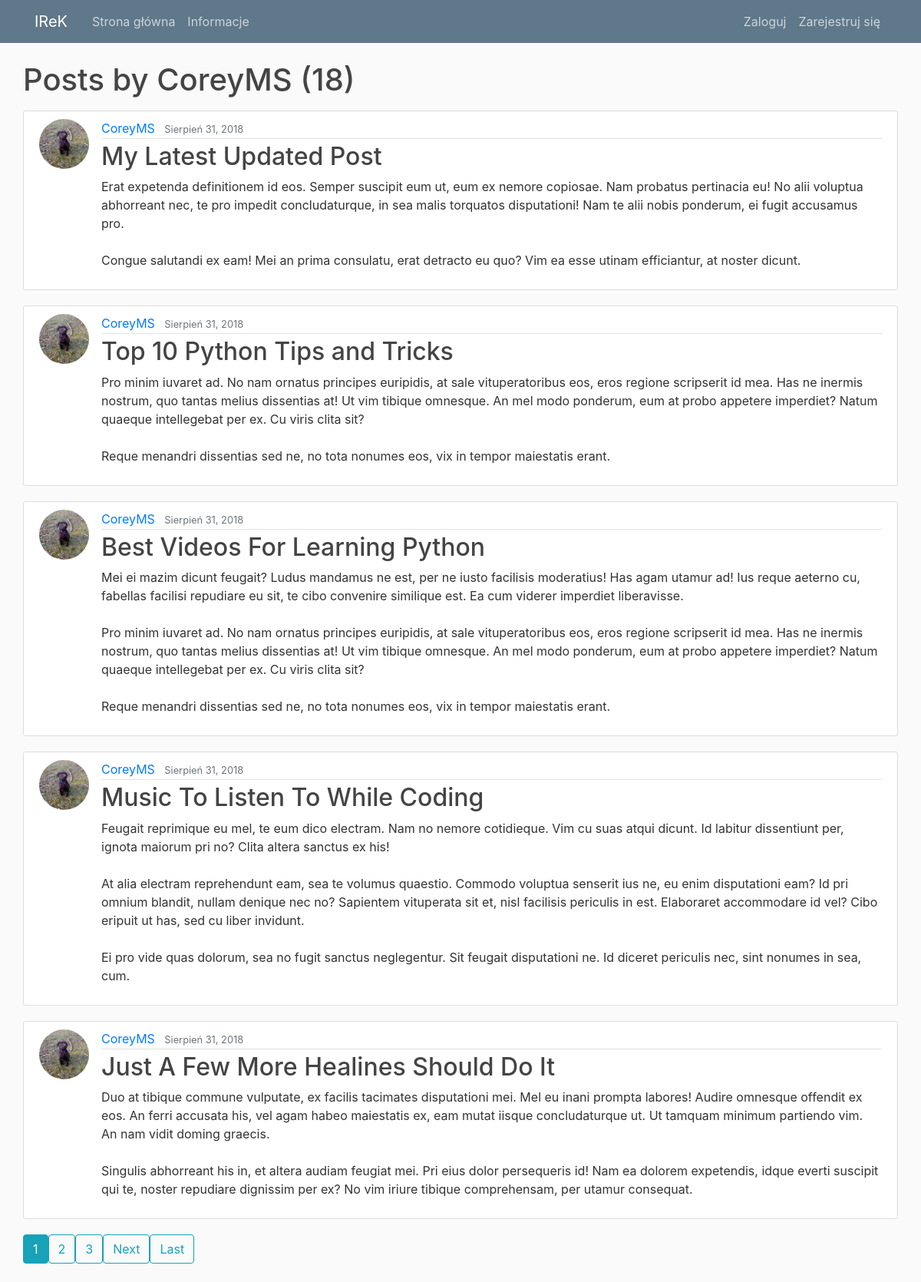
The app's page /user/CoreyMS with its own data.
### blog/models.py (models this page shows, shortened)
class Post(models.Model):
    title = models.CharField(max_length=100)
    content = models.TextField()
    date_posted = models.DateTimeField(default=timezone.now)
    author = models.ForeignKey(User, on_delete=models.CASCADE)

### users/models.py (models this page shows, shortened)
class Profile(models.Model):
    user = models.OneToOneField(User, on_delete=models.CASCADE)
    image = models.ImageField(default='default.jpg', upload_to='profile_pics')
    reviews = models.ManyToManyField(Review, blank=True)

### blog/views.py (the view)
# urls.py: path('user/<str:username>', UserPostListView.as_view(), name='user-posts'),
class UserPostListView(ListView):
    model = Post
    template_name = 'blog/user_posts.html'  # <app>/<model>_<viewtype>.html
    context_object_name = 'posts'
    paginate_by = 5
    def get_queryset(self):
        user = get_object_or_404(User, username=self.kwargs.get('username'))
        return Post.objects.filter(author=user).order_by('-date_posted')

### blog/templates/blog/user_posts.html (shortened to what this page needs)
{% extends "blog/base.html" %}
{% block content %}
    <h1 class="mb-3">Posts by {{ view.kwargs.username }} ({{ page_obj.paginator.count }})</h1>
    {% for post in posts %}
        <article class="media content-section">
          <img class="rounded-circle article-img" src="{{ post.author.profile.image.url }}">
          <div class="media-body">
            <div class="article-metadata">
              <a class="mr-2" href="{% url 'user-posts' post.author.username %}">{{ post.author }}</a>
              <small class="text-muted">{{ post.date_posted|date:"F d, Y" }}</small>
            </div>
            <h2><a class="article-title" href="{% url 'post-detail' post.id %}">{{ post.title }}</a></h2>
            <p class="article-content">{{ post.content }}</p>
          </div>
        </article>
    {% endfor %}
    {% if is_paginated %}
      {% for num in page_obj.paginator.page_range %}
        {% if page_obj.number == num %}
          <a class="btn btn-info mb-4" href="?page={{ num }}">{{ num }}</a>
        {% elif num > page_obj.number|add:'-3' and num < page_obj.number|add:'3' %}
          <a class="btn btn-outline-info mb-4" href="?page={{ num }}">{{ num }}</a>
        {% endif %}
      {% endfor %}
      {% if page_obj.has_next %}
        <a class="btn btn-outline-info mb-4" href="?page={{ page_obj.next_page_number }}">Next</a>
        <a class="btn btn-outline-info mb-4" href="?page={{ page_obj.paginator.num_pages }}">Last</a>
      {% endif %}
    {% endif %}
{% endblock content %}

### blog/templates/blog/base.html (shortened to what this page needs)
{% load static %}
<!DOCTYPE html>
<html>
<head>
    <link rel="stylesheet" href="https://cdnjs.cloudflare.com/ajax/libs/font-awesome/4.7.0/css/font-awesome.min.css">
    <link rel="stylesheet" href="https://maxcdn.bootstrapcdn.com/bootstrap/4.0.0/css/bootstrap.min.css">
    <link rel="stylesheet" type="text/css" href="{% static 'blog/main.css' %}">
    <link rel="stylesheet" type="text/css" href="{% static 'blog/ratings.css' %}">
</head>
<body>
    <header class="site-header">
      <nav class="navbar navbar-expand-md navbar-dark bg-steel fixed-top">
        <div class="container">
          <a class="navbar-brand mr-4" href="{% url 'blog-home' %}">IReK</a>
          <div class="collapse navbar-collapse" id="navbarToggle">
            <div class="navbar-nav mr-auto">
              <a class="nav-item nav-link" href="{% url 'blog-home' %}">Strona główna</a>
              <a class="nav-item nav-link" href="{% url 'blog-about' %}">Informacje</a>
            </div>
            <div class="navbar-nav">
              {% if user.is_authenticated %}
                <a class="nav-item nav-link" href="{% url 'post-create' %}">Nowy Post</a>
                <a class="nav-item nav-link" href="{% url 'profile' %}">Profil</a>
                <a class="nav-item nav-link" href="{% url 'logout' %}">Wyloguj</a>
              {% else %}
                <a class="nav-item nav-link" href="{% url 'login' %}">Zaloguj</a>
                <a class="nav-item nav-link" href="{% url 'register' %}">Zarejestruj się</a>
              {% endif %}
            </div>
          </div>
        </div>
      </nav>
    </header>
    <main role="main" class="container">
      <div class="row">
          {% block content %}{% endblock %}
      </div>
    </main>
</body>
</html>

### blog/static/blog/main.css (style rules this page uses)
body { background: #fafafa; color: #333333; margin-top: 5rem; }
h1, h2, h3, h4, h5, h6 { color: #444444; }
.bg-steel { background-color: #5f788a; }
.site-header .navbar-nav .nav-link { color: #cbd5db; }
.content-section { background: #ffffff; padding: 10px 20px; border: 1px solid #dddddd; border-radius: 3px; margin-bottom: 20px; }
.article-title { color: #444444; }
.article-content { white-space: pre-line; }
.article-img { height: 65px; width: 65px; margin-right: 16px; }
.article-metadata { padding-bottom: 1px; margin-bottom: 4px; border-bottom: 1px solid #e3e3e3 }

### records on screen
Post: author.profile.image (picture), author "CoreyMS", date_posted "Sierpień 31, 2018", title "My Latest Updated Post", content "Erat expetenda definitionem id eos. Semper suscipit eum ut, eum ex nemore copiosae. Nam probatus pertinacia eu! No alii voluptua abhorreant nec, te pro impedit concludaturque, in sea malis torquatos disputationi! Nam te alii nobis ponderum, ei fugit accusamus pro. Congue salutandi ex eam! Mei an prima consulatu, erat detracto eu quo? Vim ea esse utinam efficiantur, at noster dicunt."
Post: author.profile.image (picture), author "CoreyMS", date_posted "Sierpień 31, 2018", title "Top 10 Python Tips and Tricks", content "Pro minim iuvaret ad. No nam ornatus principes euripidis, at sale vituperatoribus eos, eros regione scripserit id mea. Has ne inermis nostrum, quo tantas melius dissentias at! Ut vim tibique omnesque. An mel modo ponderum, eum at probo appetere imperdiet? Natum quaeque intellegebat per ex. Cu viris clita sit? Reque menandri dissentias sed ne, no tota nonumes eos, vix in tempor maiestatis erant."
Post: author.profile.image (picture), author "CoreyMS", date_posted "Sierpień 31, 2018", title "Best Videos For Learning Python", content "Mei ei mazim dicunt feugait? Ludus mandamus ne est, per ne iusto facilisis moderatius! Has agam utamur ad! Ius reque aeterno cu, fabellas facilisi repudiare eu sit, te cibo convenire similique est. Ea cum viderer imperdiet liberavisse. Pro minim iuvaret ad. No nam ornatus principes euripidis, at sale vituperatoribus eos, eros regione scripserit id mea. Has ne inermis nostrum, quo tantas melius dissentias at! Ut vim tibique omnesque. An mel modo ponderum, eum at probo appetere imperdiet? Natum quaeque intellegebat per ex. Cu viris clita sit? Reque menandri dissentias sed ne, no tota nonumes eos, vix in tempor maiestatis erant."
Post: author.profile.image (picture), author "CoreyMS", date_posted "Sierpień 31, 2018", title "Music To Listen To While Coding", content "Feugait reprimique eu mel, te eum dico electram. Nam no nemore cotidieque. Vim cu suas atqui dicunt. Id labitur dissentiunt per, ignota maiorum pri no? Clita altera sanctus ex his! At alia electram reprehendunt eam, sea te volumus quaestio. Commodo voluptua senserit ius ne, eu enim disputationi eam? Id pri omnium blandit, nullam denique nec no? Sapientem vituperata sit et, nisl facilisis periculis in est. Elaboraret accommodare id vel? Cibo eripuit ut has, sed cu liber invidunt. Ei pro vide quas dolorum, sea no fugit sanctus neglegentur. Sit feugait disputationi ne. Id diceret periculis nec, sint nonumes in sea, cum."
Post: author.profile.image (picture), author "CoreyMS", date_posted "Sierpień 31, 2018", title "Just A Few More Healines Should Do It", content "Duo at tibique commune vulputate, ex facilis tacimates disputationi mei. Mel eu inani prompta labores! Audire omnesque offendit ex eos. An ferri accusata his, vel agam habeo maiestatis ex, eam mutat iisque concludaturque ut. Ut tamquam minimum partiendo vim. An nam vidit doming graecis. Singulis abhorreant his in, et altera audiam feugiat mei. Pri eius dolor persequeris id! Nam ea dolorem expetendis, idque everti suscipit qui te, noster repudiare dignissim per ex? No vim iriure tibique comprehensam, per utamur consequat."

### other values on screen
{{ view.kwargs.username }} "CoreyMS"
{{ page_obj.paginator.count }} "18"
{{ num }} "1"
{{ num }} "2" "3"
